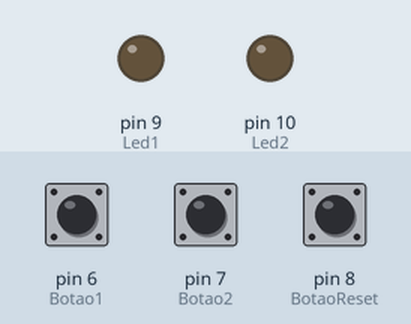
Recording of a sketch running on a simulated Arduino Uno, built with avr-gcc and run on an emulated ATmega328P. On the bench: output pins drawn as LEDs (lit = HIGH). Dashed ring = blinking. The test bench sets the inputs (shaded band); at power-on: pin 6 (Botao1) LOW, pin 8 (BotaoReset) LOW, pin 7 (Botao2) LOW.

Above: at 1.2 s.
1.3 s: pin 6 (Botao1) pulled HIGH for 0.15 s
At 2.1 s:
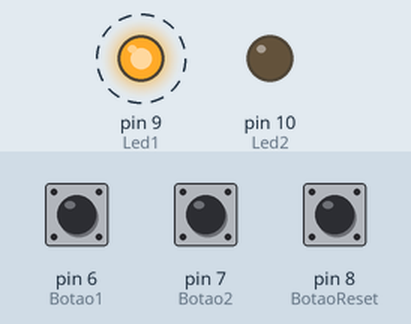
4.4 s: pin 8 (BotaoReset) pulled HIGH for 0.15 s
At 5.5 s:
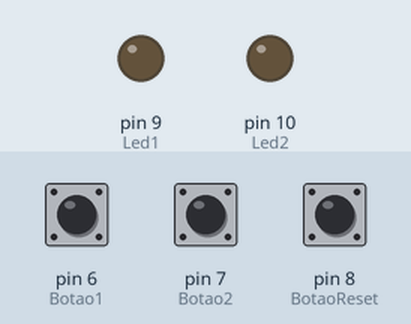
6.0 s: pin 7 (Botao2) pulled HIGH for 0.15 s
At 6.74 s:
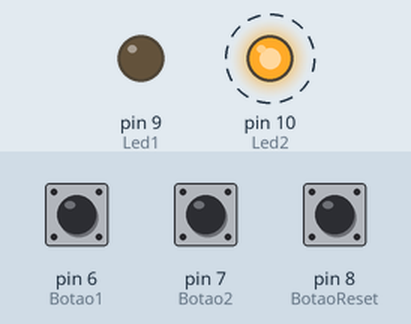
9.1 s: pin 8 (BotaoReset) pulled HIGH for 1 s
At 9.1 s:
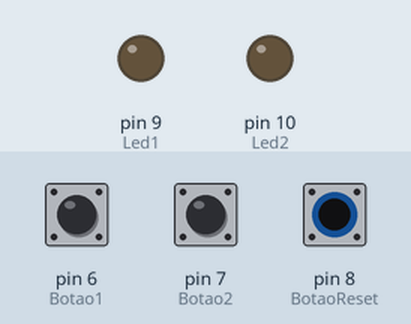
11.6 s: pin 6 (Botao1) pulled HIGH for 1 s
At 12.34 s:
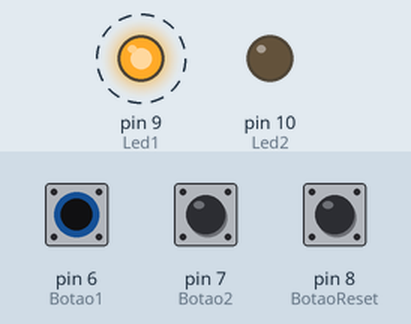
15.0 s: pin 6 (Botao1) driven HIGH and pin 8 (BotaoReset) driven HIGH
Timing chart, 0 to 17.5 s (numbered marks = the images above; inputs shaded):
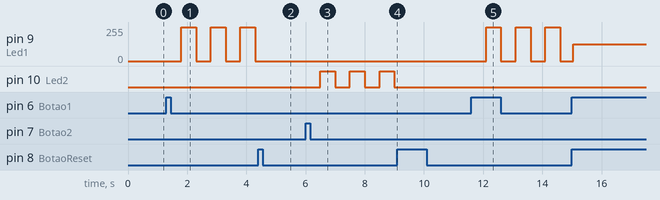

The sketch:

Main.ino
```cpp
int Botao1 = 6; //Define a Porta Do Botao 1
int Botao2 = 7; //Define a Porta Do Botao 2
int BotaoReset = 8; //Define a Porta Do Botao De Resetar
int Led1 = 9; //Define a Porta Do led Do Botao 1
int Led2 = 10; //Define a Porta Do led Do Botao 2
int Trava = 0; //Variavel Que Define Se Algum Botao Foi Clicado

unsigned long PiscaTime; //Variavel Que Guarda a Ultima Vez Que o Led Acesso Piscou
const unsigned long interval = 500; //Define o Intervalo Entre Cada Piscada do Led do Botao Clicado (Tempo Em Milisegundos, 1000ms = 1s)

void setup(){
  //Definiçoes De Modo Das Portas
  pinMode(Botao1, INPUT);
  pinMode(Botao2, INPUT);
  pinMode(BotaoReset, INPUT);
  pinMode(Led1, OUTPUT);
  pinMode(Led2, OUTPUT);
}
void loop(){
  //Pegando Status De Click Dos Botoes
  int Bt1 = digitalRead(Botao1);
  int Bt2 = digitalRead(Botao2);
  int Bt3 = digitalRead(BotaoReset);

  //Vendo Se Nenhum Botao Foi Clicado
  if(Trava == 0){
    //Vendo Se o Botao 1 Foi Clicado
    if(Bt1 == 1){
      //Definindo o Led Como Ligado e Definindo o Valor de "Trava" Com o Valor do Led
      digitalWrite(Led1, HIGH);
      Trava = Led1;
    }
    //Vendo Se o Botao 2 Foi Clicado
    if(Bt2 == 1){
      //Definindo o Led Como Ligado e Definindo o Valor de "Trava" Com o Valor do Led
      digitalWrite(Led2, HIGH);
      Trava = Led2;
    }

  }else{//Caso Algum Botao Tenha Sido Clicado e o Valor da "Trava" Seja Diferente de 0

    //Ve a Ultima Vez Que o Led Piscou, Caso Tenha Passado o Delay Definido Ele Inverte o Sinal Do Led
    if (millis() - PiscaTime >= interval) {
      PiscaTime = millis();
      digitalWrite(Trava, !digitalRead(Trava));
    }

    //Vendo Se o Botao Reset Foi Clicado e Se "Trava" e Realmente Diferente de 0
    if((Bt3 == 1)&&(Trava != 0)){
      //Define Todos Os Leds Como Desligados e Volta "Trava" Para 0
      digitalWrite(Led1, LOW);
      digitalWrite(Led2, LOW);
      Trava = 0;
    }
  }
}
```

Measured:
- after the input at 1.3 s, pin 9 (Led1): alternates 255/255 for 0.50 s and 0/255 for 0.50 s, starting after 0.50 s
- after the input at 4.4 s, pin 9 (Led1): stays 0/255 (without the input it goes to 255/255 after 0.40 s)
- after the input at 6.0 s, pin 10 (Led2): alternates HIGH for 0.50 s and LOW for 0.50 s, starting after 0.50 s
- after the input at 9.1 s, pin 10 (Led2): stops changing and stays LOW
- after the input at 11.6 s, pin 9 (Led1): alternates 255/255 for 0.50 s and 0/255 for 0.50 s, starting after 0.50 s
